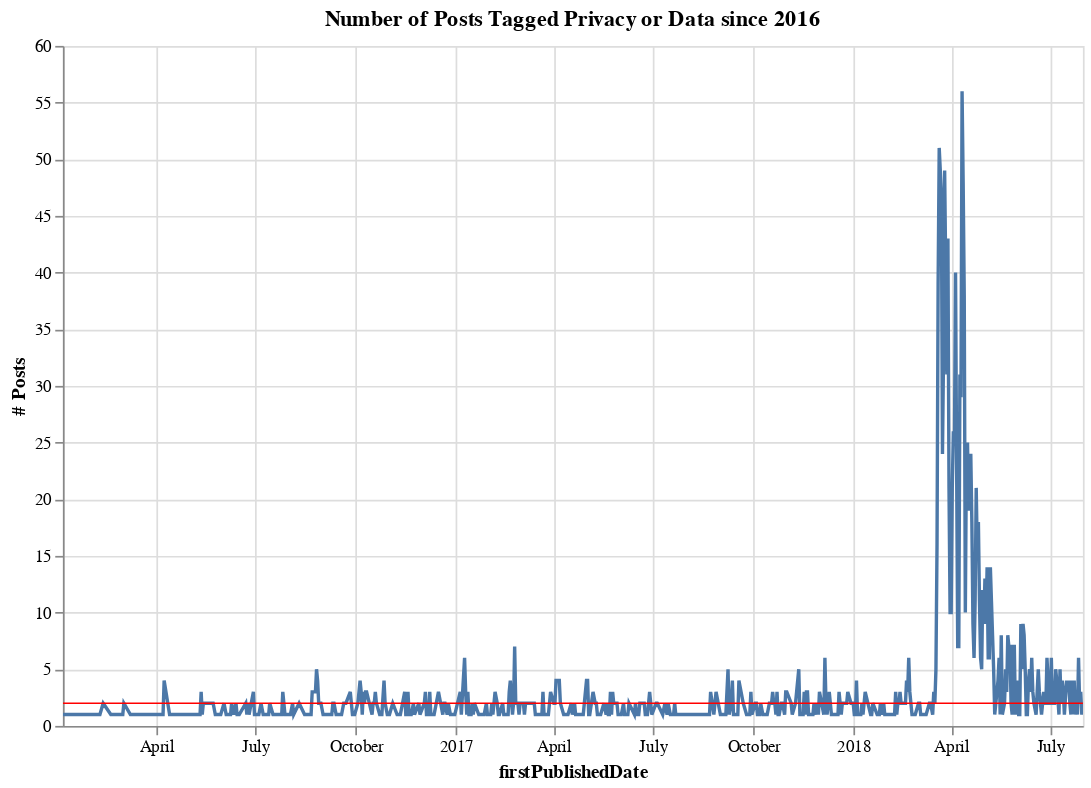

Source (notebook cell):
### Code cell
chart=alt.Chart(privacy_day).mark_line().encode(
    x='firstPublishedDate:T',
    y='NumberOfPosts:Q',
    tooltip=['NumberOfPosts'],
   
).properties(
    title='Number of Posts Tagged Privacy or Data since 2016',
    height=400,
    width=600
).interactive()
chart.encoding.y.title = '# Posts'

rule = alt.Chart(privacy_day).mark_rule(color='red').encode(
    y='median(NumberOfPosts)',
    size=alt.value(1)
)




chart+rule

### Figure 1 — Vega-Lite specification as saved in the notebook (floating-point values rounded to 4 significant figures; data arrays with more than 128 entries replaced by an {"elided": "..."} marker saying what was removed)
{"$schema": "https://vega.github.io/schema/vega-lite/v2.6.0.json", "config": {"view": {"height": 300, "width": 400}}, "datasets": {"data-c99aee5ed8cff3cf6017e7d3e38db37d": {"elided": "565 records"}}, "layer": [{"data": {"name": "data-c99aee5ed8cff3cf6017e7d3e38db37d"}, "encoding": {"tooltip": [{"field": "NumberOfPosts", "type": "quantitative"}], "x": {"field": "firstPublishedDate", "type": "temporal"}, "y": {"field": "NumberOfPosts", "title": "# Posts", "type": "quantitative"}}, "height": 400, "mark": "line", "selection": {"selector004": {"bind": "scales", "encodings": ["x", "y"], "mark": {"fill": "#333", "fillOpacity": 0.125, "stroke": "white"}, "on": "[mousedown, window:mouseup] > window:mousemove!", "resolve": "global", "translate": "[mousedown, window:mouseup] > window:mousemove!", "type": "interval", "zoom": "wheel!"}}, "title": "Number of Posts Tagged Privacy or Data since 2016", "width": 600}, {"data": {"name": "data-c99aee5ed8cff3cf6017e7d3e38db37d"}, "encoding": {"size": {"value": 1}, "y": {"aggregate": "median", "field": "NumberOfPosts", "type": "quantitative"}}, "mark": {"color": "red", "type": "rule"}}]}
